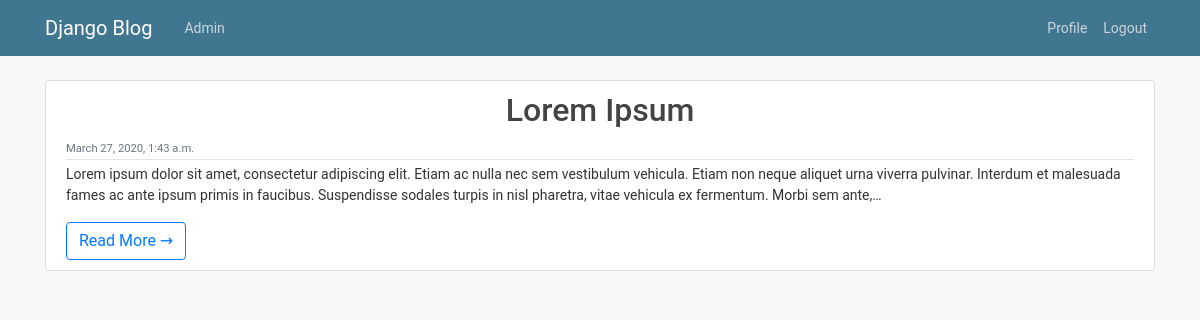
The page / (signed in) on the database its author committed.
### blogs/models.py (models this page shows, shortened)
class blog(models.Model):
    blogTitle = models.CharField(max_length=200, unique=True)
    blogSlug = models.SlugField(max_length=200, unique=True)
    blogContent = models.TextField()
    blogLikes = models.ManyToManyField(
        User, related_name='blogLikes', blank=True)
    blogDate = models.DateTimeField(default=timezone.now)
    class Meta:
        verbose_name = "blog"
        verbose_name_plural = "blogs"
        ordering = ["-blogDate"]

### blogs/views.py (the view)
# urls.py: 2. Add a URL to urlpatterns:  path('', views.home, name='home')
@login_required
def home(request):
    context = {
        'blogs': blog.objects.all()
    }
    return render(request, 'blogs/home.html', context)

### templates/blogs/home.html
{% extends "blogs/index.html" %}
{% block content %}
    {% for blog in blogs %}
        <article class="media content-section">
          <div class="media-body">
            <h2 align="center"><a class="article-title">{{ blog.blogTitle }}</a></h2>
            <div class="article-metadata">
              <small class="text-muted">{{ blog.blogDate }}</small>
            </div>
            <p class="article-content">{{ blog.blogContent|truncatechars:300 }}</p>
            <a href="{% url 'slug' blog.id blog.blogSlug %}" class="btn btn-outline-primary">Read More &rarr;</a>
          </div>
        </article>
    {% endfor %}
{% endblock content %}

### static/css/indexstyle.css (style rules this page uses)
body { background: #f8f8f8; color: #333333; margin-top: 5rem; font-size: 14px; font-family: "Roboto","Lucida Grande","DejaVu Sans","Bitstream Vera Sans",Verdana,Arial,sans-serif; }
h1, h2, h3, h4, h5, h6 { color: #444444; }
.content-section { background: #ffffff; padding: 10px 20px; border: 1px solid #dddddd; border-radius: 3px; margin-bottom: 20px; }
.article-title { color: #444444; }
.article-content { white-space: pre-line; }
.article-metadata { padding-bottom: 1px; margin-bottom: 4px; border-bottom: 1px solid #e3e3e3 }

### rows shown on the page
blog: blogTitle "Lorem Ipsum", blogDate "March 27, 2020, 1:43 a.m.", blogContent "Lorem ipsum dolor sit amet, consectetur adipiscing elit. Etiam ac nulla nec sem vestibulum vehicula. Etiam non neque aliquet urna viverra pulvinar. Interdum et malesuada fames ac ante ipsum primis in faucibus. Suspendisse sodales turpis in nisl pharetra, vitae vehicula ex fermentum. Morbi sem ante,…"
